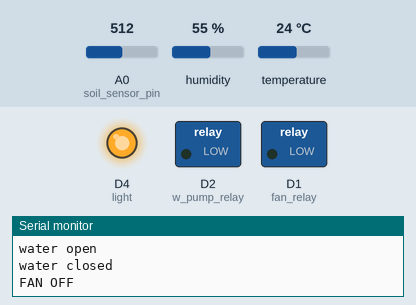
Simulated run of this sketch. Board: ESP8266 (NodeMCU). Parts: switched loads named in the sketch (green lamp = pin HIGH), output pins drawn as LEDs (lit = HIGH), the last lines printed to the serial monitor. Inputs (shaded band) come from the test bench; at power-on: humidity 55 %, A0 (soil_sensor_pin) = 512, temperature 24 °C. WiFi joins after 1.5 s; servers stay silent unless stated; uploads are accepted with an empty reply.

Above: at 17.1 s.
17.2 s: humidity set to 69 %
At 19.2 s:
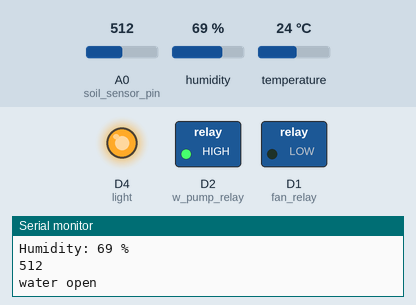
29.7 s: humidity set to 72 %
At 42.0 s:
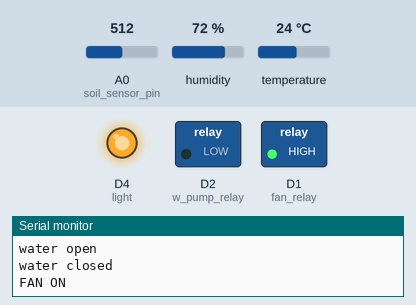
42.7 s: humidity set to 22 %
50.5 s: A0 (soil_sensor_pin) set to 335
55.5 s: A0 (soil_sensor_pin) set to 311
At 56.3 s:
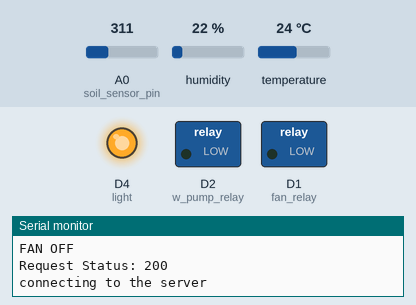
Timing chart, 0 to 58.5 s (numbered marks = the images above; inputs shaded):
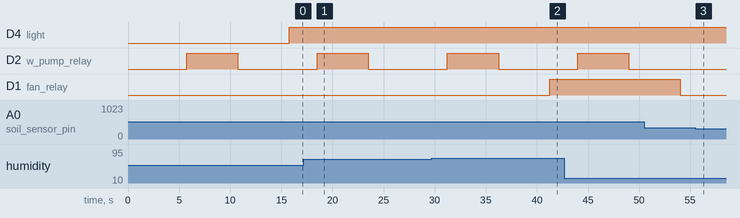

The sketch:

almallahi.ino
```cpp
#include <ArduinoJson.h>

#include <ESP8266WiFi.h>
#include <ESP8266HTTPClient.h>
#include <WiFiClient.h>
#include <SimpleDHT.h>

//**********************//
//server info
int dev_id = 6;
int soil_comp;
int temp_comp;
int light_comp;
int hum_comp;
int pinDHT11 = D6;
//int soil_sensor_pin;
//************************//


int soil_sensor_pin = A0;
int w_pump_relay = D2;
int photocell = D5;
int photocell_read;
int light = D4;
int light_triger;
int fan_relay = D1;
int soil_data_row;
SimpleDHT11 dht11;
const int arrsize = 5;


void setup()
{
  //delay to boot the device
  delay(3000);
  Serial.begin(9600);  /* initialise serial communication */
  pinMode(w_pump_relay, OUTPUT);
  pinMode(fan_relay, OUTPUT);
  pinMode(light, OUTPUT);
  WiFi.mode(WIFI_STA);
  WiFi.begin("almallahi_ext5G", "Mohammed@987");
  Serial.println("Connecting");

  soil_comp = 90;
  temp_comp = 25;
  light_comp = 1;
  hum_comp = 70;
}

void loop()
{
WiFiClient client;
  HTTPClient http;
  StaticJsonBuffer<10000> JSONBuffer;//declared JsonBuffer size 800 bytes
  byte temperature = 0;
  byte humidity = 0;

  if (dht11.read(pinDHT11, &temperature, &humidity, NULL))
  {
    Serial.print("Read DHT11 failed.");
    delay(1000);
    return;
  }
  //check for the wifi connaction
  while (WiFi.status() != WL_CONNECTED)
  {
    delay(500);
    Serial.print(".");
  }
  //Specify request destination
  http.begin(client,"http://192.168.100.140:5000/api/v1/nodeinput/insertdata/b4b23727-2ede-47ac-a33a-45da9f83faf1");
  http.addHeader("Content-Type", "application/json");  //Specify content-type header

  int httpCode = http.POST( "[{\"input_value\":"+String(humidity)+",\"sensor_id\":\"43c84138-75ac-4f94-be81-8f1b0cd9090b\"},{\"input_value\":"+String(temperature)+",\"sensor_id\":\"a795f41c-bb88-4382-8e76-65d70de45b6c\"}]");
  //Send the request device id to api
  Serial.print("Request Status: ");
  Serial.println(httpCode);

  Serial.println("connecting to the server");
  delay(1000);
  //Serial.println("flag=ard&dev_id=6");
  String payload = http.getString();                   //Get the response payload
  Serial.println(payload);
  JsonArray&  parsed = JSONBuffer.parseArray(payload);
  for (int x = 0; x < parsed.size(); x++)
  {
    JsonObject& js_ob = parsed[x];
    const char* comp = js_ob["seneor_type"];
    const char* xx = js_ob["default_val"];
    int vv = atoi(xx);
    if (strcmp(comp, "soil") == 0) {
      soil_comp = vv;
    }
    if (strcmp(comp, "temp") == 0) {
      temp_comp = vv;
    }
    if (strcmp(comp, "light") == 0) {
      light_comp = vv;
    }
    if (strcmp(comp, "humidity") == 0) {
      hum_comp = vv;
    }

    //Serial.println(comp);
    //Serial.println(vv);


    Serial.println(httpCode);   //Print HTTP return code
    Serial.println(payload);    //Print request response payload
    http.end();//Close connection
  }

  Serial.println(soil_comp);
  Serial.println(temp_comp);
  Serial.println(light_comp);
  Serial.println(hum_comp);
  photocell_read = analogRead(photocell);
  Serial.print("photocell: ");
  Serial.println(photocell_read);

  soil_data_row = analogRead(soil_sensor_pin);
  Serial.print(soil_data_row);
  int soil_data_row2 = analogRead(soil_sensor_pin);
  soil_data_row = map(soil_data_row, 1023, 255, 0, 100);
  Serial.print("Mosisture:");
  Serial.print(soil_data_row);
  Serial.println("%");//end of Mosisture
  Serial.print((int)temperature);
  Serial.println(" C"); // write the temperature note: just delete * 1.8 + 32 //to display// in celcius
  Serial.print("Humidity: ");
  Serial.print((int)humidity);
  Serial.println(" %");
  Serial.println(soil_data_row2);

  if ((int)soil_data_row < soil_comp)
  {
    digitalWrite(w_pump_relay, HIGH);
    Serial.println("water open");
    delay(5000);
    digitalWrite(w_pump_relay, LOW);
    Serial.println("water closed");
    delay(5000);

  }

  if ((int)temperature > temp_comp || (int)humidity > hum_comp)
  {
    digitalWrite(fan_relay, HIGH);
    Serial.println("FAN ON");

  }
  else
  {
    digitalWrite(fan_relay, LOW);
    Serial.println("FAN OFF");
  }

  //if(light_comp=1){light_triger=1;}else if(light_comp=0){light_triger=0;}

  switch (light_comp) {
    case 0:
      digitalWrite(light, LOW);
      break;
    case 1:
      if (light_comp = 1 || photocell_read < 1023) {
        digitalWrite(light, HIGH);
      }
      break;
    case 2:
      if (photocell_read <= 0) {
        digitalWrite(light, HIGH);
      } else {
        digitalWrite(light, LOW);
      }
      break;
  }


  delay(1500);
  //digitalWrite(w_pump_relay,LOW);
  //digitalWrite(fan_relay,LOW);
}
```

Measured:
- the behaviour switches between 70 and 71 % on humidity (found by bisection; images 1 and 2)
- the behaviour switches between 328 and 327 on A0 (soil_sensor_pin) (found by bisection; images 2 and 3)
- after the input at 29.7 s, D1 (fan_relay): LOW → HIGH after 11.6 s
- after the input at 55.5 s, D2 (w_pump_relay): stays LOW (without the input it goes to HIGH after 1.2 s)
